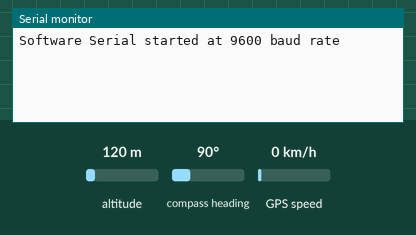
The sketch below on a simulated Arduino Uno, built with avr-gcc and run on an emulated ATmega328P. Shown: the last lines printed to the serial monitor. The test bench sets the inputs (shaded band); at power-on: altitude 120 m, GPS speed 0 km/h, compass heading 90°. The GPS gets a fix after 3 s at 37.7749, -122.4194 with 8 satellites.

Above: at 1.2 s.
1.3 s: altitude set to 20 m
At 3.9 s:
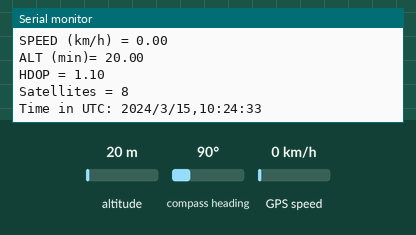
4.5 s: GPS speed set to 2 km/h
At 5.8 s:
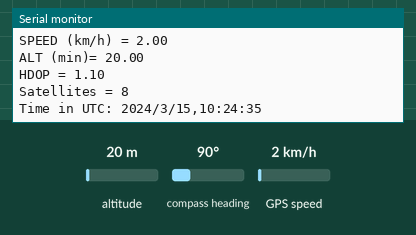
6.0 s: GPS speed set to 30 km/h
At 6.9 s:
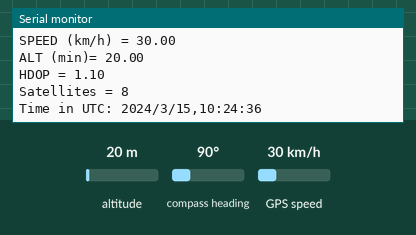
Timing chart, 0 to 9.0 s (numbered marks = the images above; inputs shaded):
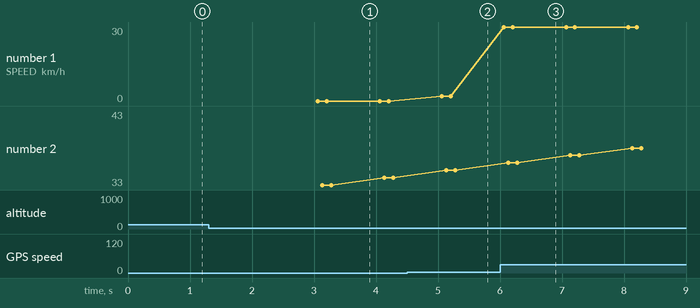

Measured:
- after the input at 1.3 s, the serial monitor: prints a new line after 1.8 s (image 1)
- after the input at 4.5 s, the serial monitor: prints a new line after 0.56 s (image 2)
- after the input at 6.0 s, the serial monitor: prints a new line after 0.06 s (image 3)
- plotted number 1: 0 → 2 after the input at 4.5 s, 2 → 30 after the input at 6.0 s

The sketch:

detection_location.ino
```cpp
#include <SoftwareSerial.h>
#include <TinyGPS++.h>

static const int RXPin = A2;
static const int TXPin = A1;
static const uint32_t GPSBaud = 9600;

TinyGPSPlus gps;
SoftwareSerial gpsSerial(RXPin, TXPin);

void setup() {
  Serial.begin(9600);
  gpsSerial.begin(GPSBaud);
  Serial.println("Software Serial started at 9600 baud rate");
}

void loop() {
  while (gpsSerial.available() > 0){
    gps.encode(gpsSerial.read());
    if (gps.location.isUpdated()) {
      Serial.print("LAT: ");
      Serial.println(gps.location.lat(), 6);
      Serial.print("LONG: ");
      Serial.println(gps.location.lng(), 6);
      Serial.print("SPEED (km/h) = ");
      Serial.println(gps.speed.kmph());
      Serial.print("ALT (min)= ");
      Serial.println(gps.altitude.meters());
      Serial.print("HDOP = ");
      Serial.println(gps.hdop.value() / 100.0);
      Serial.print("Satellites = ");
      Serial.println(gps.satellites.value());
      Serial.print("Time in UTC: ");
      Serial.println(String(gps.date.year()) + "/" + String(gps.date.month()) + "/" + String(gps.date.day()) + "," + String(gps.time.hour()) + ":" + String(gps.time.minute()) + ":" + String(gps.time.second()));
      Serial.println("");
    }
  }
}
```
